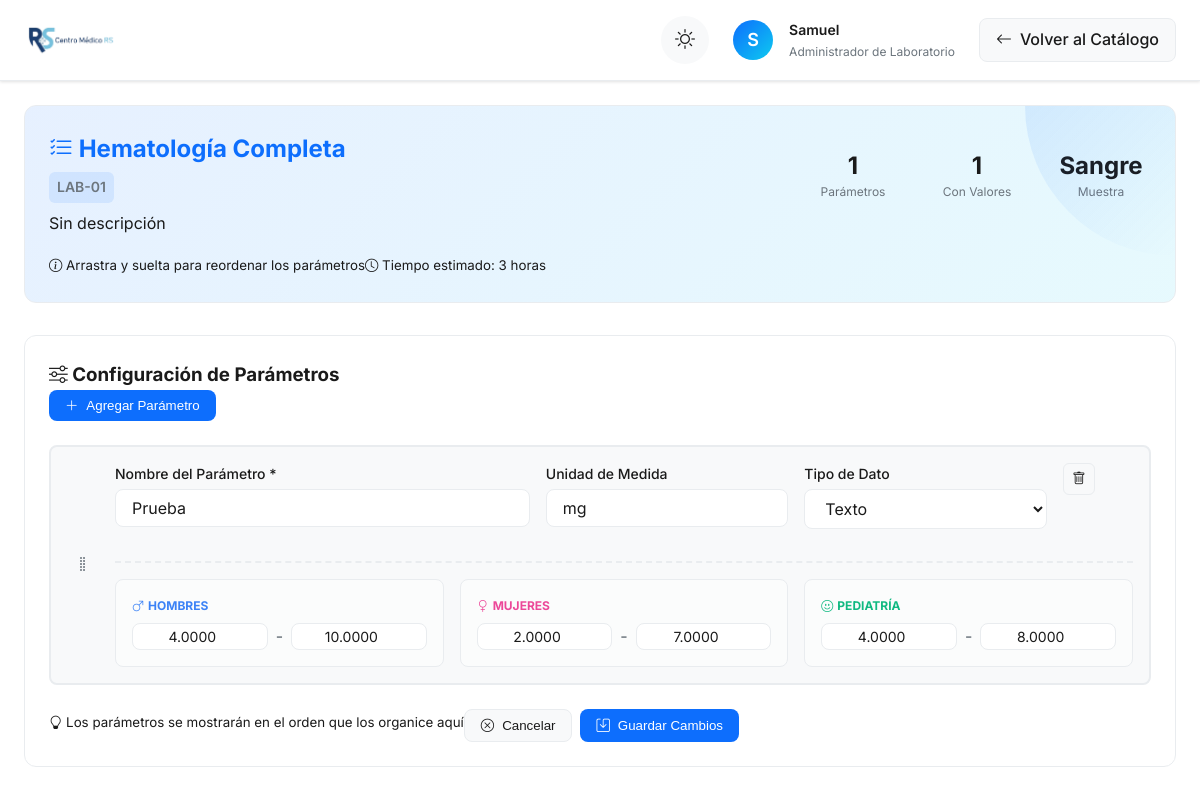
Screenshot of /php/laboratory/parametros_prueba.php?id=1 (signed in) with the database file from the repository.
### tables this page shows
CREATE TABLE `catalogo_pruebas` (
  `id_prueba` int NOT NULL,
  `codigo_prueba` varchar(20) NOT NULL,
  `nombre_prueba` varchar(255) NOT NULL,
  `abreviatura` varchar(50) DEFAULT NULL,
  `muestra_requerida` varchar(100) DEFAULT NULL COMMENT 'Ej: Sangre Total (EDTA)',
  `metodo_toma` varchar(500) DEFAULT NULL COMMENT 'Instrucciones de toma de muestra',
  `precio` decimal(10,2) NOT NULL DEFAULT '0.00',
  `tiempo_procesamiento_horas` int DEFAULT '24',
  `requiere_ayuno` tinyint(1) DEFAULT '0',
  `horas_ayuno` int DEFAULT NULL,
  `estado` enum('Activo','Inactivo','Descontinuado') DEFAULT 'Activo',
  `categoria` varchar(100) DEFAULT NULL COMMENT 'Ej: Hematología, Química, Hormonas',
  `notas` text,
  `fecha_creacion` timestamp NULL DEFAULT CURRENT_TIMESTAMP,
  `fecha_actualizacion` timestamp NULL DEFAULT CURRENT_TIMESTAMP ON UPDATE CURRENT_TIMESTAMP
);

CREATE TABLE `parametros_pruebas` (
  `id_parametro` int NOT NULL,
  `id_prueba` int NOT NULL,
  `nombre_parametro` varchar(255) NOT NULL,
  `unidad_medida` varchar(50) DEFAULT NULL,
  `valor_ref_hombre_min` decimal(12,4) DEFAULT NULL,
  `valor_ref_hombre_max` decimal(12,4) DEFAULT NULL,
  `valor_ref_mujer_min` decimal(12,4) DEFAULT NULL,
  `valor_ref_mujer_max` decimal(12,4) DEFAULT NULL,
  `valor_ref_pediatrico_min` decimal(12,4) DEFAULT NULL,
  `valor_ref_pediatrico_max` decimal(12,4) DEFAULT NULL,
  `tipo_dato` enum('Numérico','Texto','Selección','Cualitativo') DEFAULT 'Numérico',
  `opciones_seleccion` text COMMENT 'JSON con opciones si es tipo Selección',
  `valores_normales` text COMMENT 'Para resultados cualitativos',
  `orden_visualizacion` int DEFAULT '0',
  `critico_bajo` decimal(12,4) DEFAULT NULL COMMENT 'Valor crítico bajo',
  `critico_alto` decimal(12,4) DEFAULT NULL COMMENT 'Valor crítico alto',
  `formula_calculo` text COMMENT 'Si se calcula a partir de otros parámetros',
  `notas` text,
  `fecha_creacion` timestamp NULL DEFAULT CURRENT_TIMESTAMP
);

### php/laboratory/parametros_prueba.php (the view, shortened to what the rows shown need)
<?php
$id_prueba = $_GET['id'] ?? null;
try {
    $database = new Database();
    $conn = $database->getConnection();
    $stmt = $conn->prepare("SELECT * FROM catalogo_pruebas WHERE id_prueba = ?");
    $stmt->execute([$id_prueba]);
    $prueba = $stmt->fetch(PDO::FETCH_ASSOC);
    $stmt = $conn->prepare("SELECT * FROM parametros_pruebas WHERE id_prueba = ? ORDER BY orden_visualizacion, id_parametro");
    $stmt->execute([$id_prueba]);
    $parametros = $stmt->fetchAll(PDO::FETCH_ASSOC);
    $con_valores = array_filter($parametros, function ($p) {
        return !empty($p['valor_ref_hombre_min']) || !empty($p['valor_ref_mujer_min']) || !empty($p['valor_ref_pediatrico_min']);
    });
} catch (Exception $e) {
    die("Error: " . $e->getMessage());
}
?>
<!DOCTYPE html>
<html lang="es" data-theme="light">
<head>
    <link rel="stylesheet" href="https://cdn.jsdelivr.net/npm/bootstrap-icons@1.10.0/font/bootstrap-icons.css">
    <link rel="stylesheet" href="https://cdn.jsdelivr.net/npm/sweetalert2@11/dist/sweetalert2.min.css">
</head>
<body>
    <div class="dashboard-container">
        <main class="main-content">
            <div class="test-info-banner animate-in">
                <div class="test-header">
                    <div>
                        <h1 class="test-title">
                            <i class="bi bi-list-check"></i>
                            <?php echo htmlspecialchars($prueba['nombre_prueba']); ?>
                        </h1>
                        <div class="test-code"><?php echo htmlspecialchars($prueba['codigo_prueba']); ?></div>
                        <p class="text-muted mt-2">
                            <?php echo htmlspecialchars($prueba['descripcion'] ?? 'Sin descripción'); ?>
                        </p>
                    </div>
                    <div class="test-stats">
                        <div class="stat-item">
                            <div class="stat-value"><?php echo count($con_valores); ?></div>
                            <div class="stat-label">Con Valores</div>
                        </div>
                        <div class="stat-item">
                            <div class="stat-value">
                                <?php echo htmlspecialchars($prueba['muestra_requerida'] ?: 'N/A'); ?>
                            </div>
                            <div class="stat-label">Muestra</div>
                        </div>
                    </div>
                </div>
                <div class="d-flex justify-content-between align-items-center mt-3">
                    <div>
                        <small class="text-success">
                            <i class="bi bi-clock"></i>
                            Tiempo estimado: <?php echo $prueba['tiempo_procesamiento_horas']; ?> horas
                        </small>
                    </div>
                </div>
            </div>
            <div class="params-form-container animate-in delay-1">
                <form id="paramsForm" action="api/save_parameters.php" method="POST">
                    <div id="paramsContainer" class="mb-4">
                        <?php if (count($parametros) > 0): ?>
                            <?php foreach ($parametros as $idx => $param): ?>
                                <div class="param-row animate-in delay-<?php echo min($idx + 1, 4); ?>"
                                    data-id="<?php echo $param['id_parametro']; ?>">
                                    <div class="d-flex align-items-start gap-3">
                                        <div class="drag-handle flex-shrink-0" title="Arrastrar para reordenar">
                                            <i class="bi bi-grip-vertical"></i>
                                        </div>
                                        <div class="flex-grow-1">
                                            <div class="row">
                                                <div class="col-md-5 mb-3">
                                                    <label class="form-label">Nombre del Parámetro *</label>
                                                    <input type="text" name="params[<?php echo $idx; ?>][nombre]"
                                                        class="form-control"
                                                        value="<?php echo htmlspecialchars($param['nombre_parametro']); ?>"
                                                        required placeholder="Ej: Glucosa, Hemoglobina, etc.">
                                                </div>
                                                <div class="col-md-3 mb-3">
                                                    <label class="form-label">Unidad de Medida</label>
                                                    <input type="text" name="params[<?php echo $idx; ?>][unidad]"
                                                        class="form-control"
                                                        value="<?php echo htmlspecialchars($param['unidad_medida']); ?>"
                                                        placeholder="mg/dL, %, g/dL...">
                                                </div>
                                                <div class="col-md-3 mb-3">
                                                    <label class="form-label">Tipo de Dato</label>
                                                    <select name="params[<?php echo $idx; ?>][tipo]" class="form-select">
                                                        <option value="Texto" <?php echo $param['tipo_dato'] === 'Texto' ? 'selected' : ''; ?>>Texto</option>
                                                    </select>
                                                </div>
                                                <div class="col-md-1 mb-3 d-flex align-items-end">
                                                    <button type="button" class="btn-icon remove" onclick="removeParam(this)"
                                                        title="Eliminar parámetro">
                                                        <i class="bi bi-trash"></i>
                                                    </button>
                                                </div>
                                            </div>
                                            <div class="ref-values-grid">
                                                <div class="ref-group">
                                                    <div class="ref-title hombre">
                                                        <i class="bi bi-gender-male"></i>
                                                        Hombres
                                                    </div>
                                                    <div class="input-range">
                                                        <input type="number" step="0.0001"
                                                            name="params[<?php echo $idx; ?>][h_min]"
                                                            class="form-control form-control-sm"
                                                            value="<?php echo $param['valor_ref_hombre_min']; ?>"
                                                            placeholder="Mínimo">
                                                        <span class="range-separator">-</span>
                                                        <input type="number" step="0.0001"
                                                            name="params[<?php echo $idx; ?>][h_max]"
                                                            class="form-control form-control-sm"
                                                            value="<?php echo $param['valor_ref_hombre_max']; ?>"
                                                            placeholder="Máximo">
                                                    </div>
                                                </div>
                                                <div class="ref-group">
                                                    <div class="ref-title mujer">
                                                        <i class="bi bi-gender-female"></i>
                                                        Mujeres
                                                    </div>
                                                    <div class="input-range">
                                                        <input type="number" step="0.0001"
                                                            name="params[<?php echo $idx; ?>][m_min]"
                                                            class="form-control form-control-sm"
                                                            value="<?php echo $param['valor_ref_mujer_min']; ?>"
                                                            placeholder="Mínimo">
                                                        <span class="range-separator">-</span>
                                                        <input type="number" step="0.0001"
                                                            name="params[<?php echo $idx; ?>][m_max]"
                                                            class="form-control form-control-sm"
                                                            value="<?php echo $param['valor_ref_mujer_max']; ?>"
                                                            placeholder="Máximo">
                                                    </div>
                                                </div>
                                                <div class="ref-group">
                                                    <div class="ref-title pediatria">
                                                        <i class="bi bi-emoji-smile"></i>
                                                        Pediatría
                                                    </div>
                                                    <div class="input-range">
                                                        <input type="number" step="0.0001"
                                                            name="params[<?php echo $idx; ?>][p_min]"
                                                            class="form-control form-control-sm"
                                                            value="<?php echo $param['valor_ref_pediatrico_min']; ?>"
                                                            placeholder="Mínimo">
                                                        <span class="range-separator">-</span>
                                                        <input type="number" step="0.0001"
                                                            name="params[<?php echo $idx; ?>][p_max]"
                                                            class="form-control form-control-sm"
                                                            value="<?php echo $param['valor_ref_pediatrico_max']; ?>"
                                                            placeholder="Máximo">
                                                    </div>
                                                </div>
                                            </div>
                                        </div>
                                    </div>
                                </div>
                            <?php endforeach; ?>
                        <?php endif; ?>
                    </div>
                </form>
            </div>
        </main>
    </div>
</body>
</html>

### rows the page displays
catalogo_pruebas: nombre_prueba "Hematología Completa", codigo_prueba "LAB-01", muestra_requerida "Sangre", tiempo_procesamiento_horas "3"
parametros_pruebas: valor_ref_hombre_min "1", nombre_parametro "Prueba", unidad_medida "mg", tipo_dato "Texto", valor_ref_hombre_min "4.0000", valor_ref_hombre_max "10.0000", valor_ref_mujer_min "2.0000", valor_ref_mujer_max "7.0000", valor_ref_pediatrico_min "4.0000", valor_ref_pediatrico_max "8.0000"

### other values shown
substr($_SESSION['nombre'], 0, 1) "S"
$_SESSION['nombre'] "Samuel"
$prueba['descripcion'] "Sin descripción"
$total_parametros "1"
